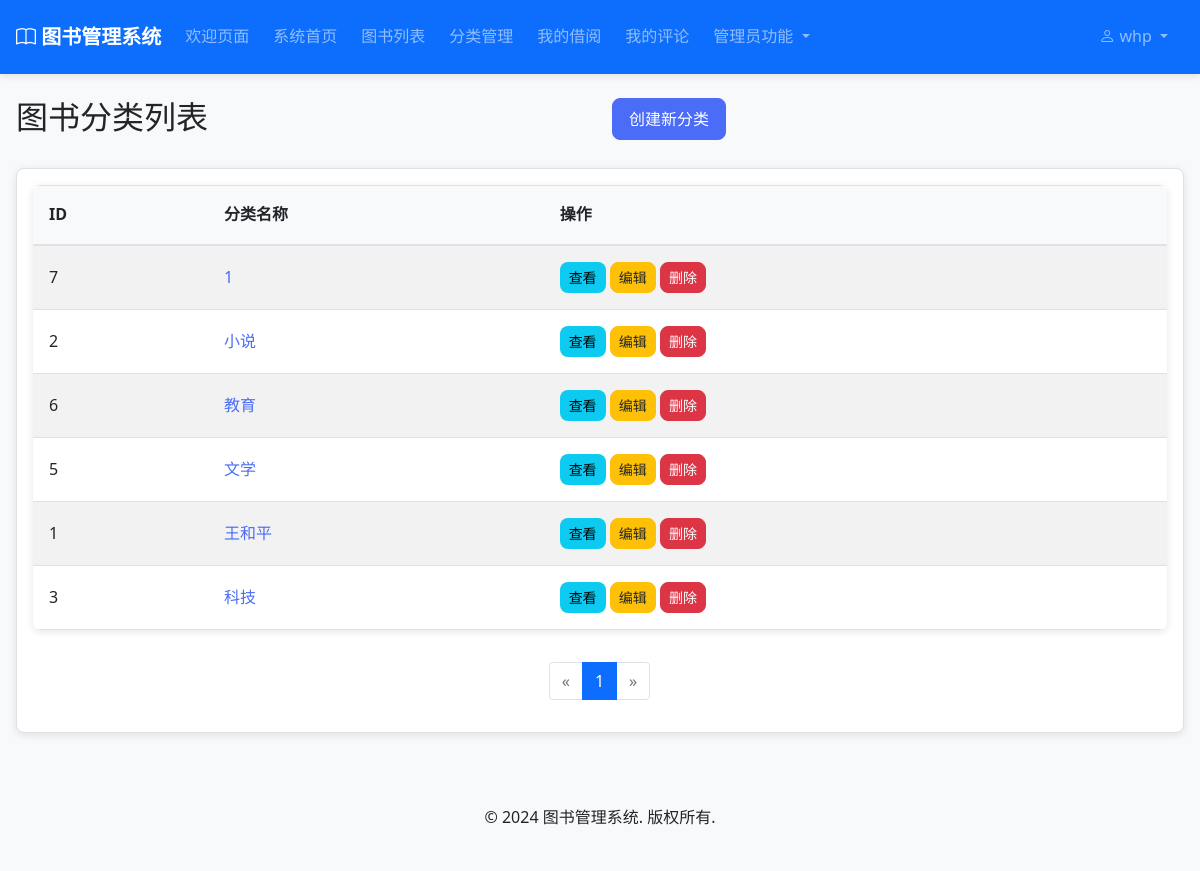
The page /categories/ (signed in) on the database its author committed.
### accounts/models.py (models this page shows, shortened)
class CustomUser(AbstractUser):
    ROLE_CHOICES = [
        ('admin', '管理员'),
        ('user', '普通用户'),
    ]
    role = models.CharField(max_length=10, choices=ROLE_CHOICES, default='user', verbose_name='角色')
    phone = models.CharField(max_length=20, blank=True, null=True, verbose_name='电话')
    address = models.TextField(blank=True, null=True, verbose_name='地址')
    birth_date = models.DateField(blank=True, null=True, verbose_name='出生日期')
    created_at = models.DateTimeField(auto_now_add=True, verbose_name='创建时间')
    updated_at = models.DateTimeField(auto_now=True, verbose_name='更新时间')
    class Meta:
        verbose_name = '用户'
        verbose_name_plural = '用户'
    @property
    def is_admin(self):
        return self.role == 'admin'

### categories/models.py (models this page shows, shortened)
class Category(models.Model):
    name = models.CharField(max_length=100, unique=True, verbose_name='分类名称')
    description = models.TextField(blank=True, null=True, verbose_name='描述')
    created_at = models.DateTimeField(auto_now_add=True, verbose_name='创建时间')
    updated_at = models.DateTimeField(auto_now=True, verbose_name='更新时间')
    class Meta:
        verbose_name = '图书分类'
        verbose_name_plural = '图书分类'

### categories/views.py (the view)
# urls.py: path('', views.category_list, name='category_list'),
@login_required
def category_list(request):
    categories = cache.get_or_set(
        CACHE_KEY_CATEGORY_LIST,
        lambda: list(Category.objects.all().order_by('name')),
        timeout=1800  # 30分钟
    )
    paginator = Paginator(categories, 10)
    page_number = request.GET.get('page')
    page_obj = paginator.get_page(page_number)
    return render(request, 'categories/category_list.html', {'page_obj': page_obj})

### library_management/cache.py (called while the page is built, shortened)
    def _make_key(self, key: Any, namespace: Optional[str] = None) -> str:
        if namespace:
            return f"{namespace}:{str(key)}"
        return str(key)

    def get(self, key: Any, default: Any = None, namespace: Optional[str] = None) -> Any:
        key_str = self._make_key(key, namespace)
        current_time = time.time()
        with self._lock:
            if key_str not in self._cache:
                self._stats['misses'] += 1
                return default

    def set(self, key: Any, value: Any, timeout: Optional[int] = None, namespace: Optional[str] = None) -> None:
        key_str = self._make_key(key, namespace)
        timeout = self.default_timeout if timeout is None else timeout
        expiry = time.time() + timeout
        current_time = time.time()
        with self._lock:
            if key_str not in self._cache and len(self._cache) >= self.max_size:
                self._enforce_lru()
            self._cache[key_str] = (value, expiry, current_time)
            if key_str in self._lru:
                self._lru.move_to_end(key_str)
            else:
                self._lru[key_str] = current_time
            self._stats['sets'] += 1

    def get_or_set(self, key: Any, func: Callable[[], Any], timeout: Optional[int] = None, namespace: Optional[str] = None) -> Any:
        value = self.get(key, namespace=namespace)
        if value is None:
            value = func()
            self.set(key, value, timeout, namespace)
        return value

### templates/categories/category_list.html (shortened to what this page needs)
{% extends 'base.html' %}
{% block content %}
<div class="container mt-4">
    <div class="row mb-4">
        <div class="col-md-6">
            <h2>图书分类列表</h2>
        </div>
        {% if user.is_admin %}
        <div class="col-md-6 text-right">
            <a href="{% url 'categories:category_create' %}" class="btn btn-primary">
                创建新分类
            </a>
        </div>
        {% endif %}
    </div>
    <div class="card">
        <div class="card-body">
            {% if page_obj %}
            <table class="table table-striped table-hover">
                <thead>
                    <tr>
                        <th scope="col">ID</th>
                        <th scope="col">分类名称</th>
                        <th scope="col">操作</th>
                    </tr>
                </thead>
                <tbody>
                    {% for category in page_obj %}
                    <tr>
                        <td>{{ category.id }}</td>
                        <td>
                            <a href="{% url 'categories:category_detail' category.id %}">
                                {{ category.name }}
                            </a>
                        </td>
                        <td>
                            <a href="{% url 'categories:category_detail' category.id %}" class="btn btn-sm btn-info mr-2">查看</a>
                            {% if user.is_admin %}
                            <a href="{% url 'categories:category_update' category.id %}" class="btn btn-sm btn-warning mr-2">编辑</a>
                            <a href="{% url 'categories:category_delete' category.id %}" class="btn btn-sm btn-danger" onclick="return confirm('确定要删除这个分类吗？');">删除</a>
                            {% endif %}
                        </td>
                    </tr>
                    {% endfor %}
                </tbody>
            </table>
            <nav aria-label="Page navigation">
                <ul class="pagination justify-content-center">
                    {% if page_obj.has_previous %}
                    <li class="page-item">
                        <a class="page-link" href="?page={{ page_obj.previous_page_number }}" aria-label="Previous">
                            <span aria-hidden="true">&laquo;</span>
                        </a>
                    </li>
                    {% else %}
                    <li class="page-item disabled">
                        <a class="page-link" href="#" aria-label="Previous">
                            <span aria-hidden="true">&laquo;</span>
                        </a>
                    </li>
                    {% endif %}
                    {% for num in page_obj.paginator.page_range %}
                    {% if page_obj.number == num %}
                    <li class="page-item active">
                        <a class="page-link" href="?page={{ num }}">{{ num }}</a>
                    </li>
                    {% else %}
                    <li class="page-item">
                        <a class="page-link" href="?page={{ num }}">{{ num }}</a>
                    </li>
                    {% endif %}
                    {% endfor %}
                    {% if page_obj.has_next %}
                    <li class="page-item">
                        <a class="page-link" href="?page={{ page_obj.next_page_number }}" aria-label="Next">
                            <span aria-hidden="true">&raquo;</span>
                        </a>
                    </li>
                    {% else %}
                    <li class="page-item disabled">
                        <a class="page-link" href="#" aria-label="Next">
                            <span aria-hidden="true">&raquo;</span>
                        </a>
                    </li>
                    {% endif %}
                </ul>
            </nav>
            {% else %}
            <div class="alert alert-info" role="alert">
                暂无分类数据
            </div>
            {% endif %}
        </div>
    </div>
</div>
{% endblock %}

### templates/base.html (shortened to what this page needs)
<!DOCTYPE html>
<html lang="zh-hans">
<head>
    <link href="https://cdn.jsdelivr.net/npm/bootstrap@5.1.3/dist/css/bootstrap.min.css"
          rel="stylesheet"
>
    <link href="https://cdn.jsdelivr.net/npm/bootstrap-icons@1.7.2/font/bootstrap-icons.min.css" rel="stylesheet">
    {% load static %}
    <link rel="stylesheet" href="{% static 'css/style.css' %}?v=1.0">
</head>
<body class="d-flex flex-column min-vh-100">
    <nav class="navbar navbar-expand-lg navbar-dark bg-primary">
        <div class="container">
            <a class="navbar-brand" href="{% url 'welcome' %}">
                <i class="bi bi-book"></i> 图书管理系统
            </a>
            <div class="collapse navbar-collapse" id="navbarNav">
                <ul class="navbar-nav">
                    <li class="nav-item active">
                        <a class="nav-link" href="{% url 'welcome' %}">欢迎页面</a>
                    </li>
                    {% if user.is_authenticated %}
                    <li class="nav-item">
                        <a class="nav-link" href="{% url 'home' %}">系统首页</a>
                    </li>
                    {% endif %}
                    <li class="nav-item">
                        <a class="nav-link" href="{% url 'books:book_list' %}">图书列表</a>
                    </li>
                    <li class="nav-item">
                        <a class="nav-link" href="{% url 'categories:category_list' %}">分类管理</a>
                    </li>
                    {% if user.is_authenticated %}
                    <li class="nav-item">
                        <a class="nav-link" href="{% url 'borrowing:my_records' %}">我的借阅</a>
                    </li>
                    <li class="nav-item">
                        <a class="nav-link" href="{% url 'reviews:my_reviews' %}">我的评论</a>
                    </li>
                    {% endif %}
                    {% if user.is_admin %}
                    <li class="nav-item dropdown">
                        <a class="nav-link dropdown-toggle" href="#" id="adminDropdown" role="button" data-bs-toggle="dropdown" aria-expanded="false">
                            管理员功能
                        </a>
                    </li>
                    {% endif %}
                </ul>
                <ul class="navbar-nav ms-auto">
                    {% if user.is_authenticated %}
                    <li class="nav-item dropdown">
                        <a class="nav-link dropdown-toggle" href="#" id="userDropdown" role="button" data-bs-toggle="dropdown" aria-expanded="false">
                            <i class="bi bi-person"></i> {{ user.username }}
                        </a>
                    </li>
                    {% endif %}
                </ul>
            </div>
        </div>
    </nav>
    <main class="flex-grow-1">
        {% block content %}
        {% endblock %}
    </main>
    <footer class="bg-light mt-5 py-4">
        <div class="container text-center">
            <p>&copy; 2024 图书管理系统. 版权所有.</p>
        </div>
    </footer>
</body>
</html>

### static/css/style.css (style rules this page uses)
:root { --primary-color: #4a6cf7; --primary-hover: #3a56e0; --secondary-color: #6c757d; --success-color: #28a745; --danger-color: #dc3545; --warning-color: #ffc107; --info-color: #17a2b8; --bg-light: #f8f9fa; --bg-white: #ffffff; --text-dark: #212529; --text-muted: #6c757d; --text-light: #ffffff; --border-color: #dee2e6; --border-radius: 8px; --box-shadow: 0 2px 8px rgba(0, 0, 0, 0.1); --box-shadow-hover: 0 8px 20px rgba(0, 0, 0, 0.15); --spacing-xs: 0.25rem; --spacing-sm: 0.5rem; --spacing-md: 1rem; --spacing-lg: 1.5rem; --spacing-xl: 2rem; --spacing-xxl: 3rem; --font-size-xs: 0.75rem; --font-size-sm: 0.875rem; --font-size-md: 1rem; --font-size-lg: 1.125rem; --font-size-xl: 1.25rem; --font-size-xxl: 1.5rem; --font-size-xxxl: 2.5rem; --transition-fast: 0.2s; --transition-normal: 0.3s; --transition-slow: 0.5s; }
* { margin: 0; padding: 0; box-sizing: border-box; }
body { font-family: 'Segoe UI', Roboto, 'Helvetica Neue', Arial, sans-serif; font-size: var(--font-size-md); line-height: 1.6; color: var(--text-dark); background-color: var(--bg-light); }
a { color: var(--primary-color); text-decoration: none; transition: color var(--transition-fast) ease; }
.container { max-width: 1200px; margin: 0 auto; padding: 0 var(--spacing-md); }
.navbar { background-color: var(--bg-white); box-shadow: var(--box-shadow); padding: var(--spacing-md) 0; position: sticky; top: 0; z-index: 1000; transition: background-color var(--transition-normal) ease; }
.navbar-brand { font-size: var(--font-size-xl); font-weight: 700; color: var(--primary-color); transition: color var(--transition-fast) ease; }
.navbar-nav .nav-link { color: var(--text-dark); font-weight: 500; padding: var(--spacing-sm) var(--spacing-md); margin-right: var(--spacing-sm); border-radius: var(--border-radius); transition: all var(--transition-fast) ease; }
.btn { display: inline-block; font-weight: 500; text-align: center; vertical-align: middle; cursor: pointer; border: 1px solid transparent; padding: 0.5rem 1rem; font-size: var(--font-size-md); line-height: 1.5; border-radius: var(--border-radius); transition: all var(--transition-fast) ease; text-decoration: none; }
.btn-primary { background-color: var(--primary-color); border-color: var(--primary-color); color: var(--text-light); }
.btn-danger { background-color: var(--danger-color); border-color: var(--danger-color); color: var(--text-light); }
.btn-warning { background-color: var(--warning-color); border-color: var(--warning-color); color: var(--text-dark); }
.btn-sm { padding: 0.25rem 0.5rem; font-size: var(--font-size-sm); }
.card { background-color: var(--bg-white); border: 1px solid var(--border-color); border-radius: var(--border-radius); box-shadow: var(--box-shadow); overflow: hidden; transition: all var(--transition-normal) ease; }
.card-body { padding: var(--spacing-md); }
.table { width: 100%; margin-bottom: var(--spacing-lg); color: var(--text-dark); background-color: var(--bg-white); border-radius: var(--border-radius); overflow: hidden; box-shadow: var(--box-shadow); }
.table th, .table td { padding: var(--spacing-md); vertical-align: middle; border-top: 1px solid var(--border-color); }
.table th { background-color: var(--bg-light); font-weight: 600; text-align: left; }
.table tbody tr { transition: background-color var(--transition-fast) ease; }
.table thead th { vertical-align: bottom; border-bottom: 2px solid var(--border-color); }
.pagination { display: flex; justify-content: center; margin-top: var(--spacing-xl); padding-left: 0; list-style: none; border-radius: var(--border-radius); }
.pagination li a { position: relative; display: block; padding: 0.5rem 0.75rem; margin-left: -1px; line-height: 1.25; color: var(--primary-color); background-color: var(--bg-white); border: 1px solid var(--border-color); transition: all var(--transition-fast) ease; }
.pagination li.active a { z-index: 1; color: var(--text-light); background-color: var(--primary-color); border-color: var(--primary-color); }

### rows shown on the page
CustomUser: username "whp"
Category: id "7", name "1"
Category: id "2", name "小说"
Category: id "6", name "教育"
Category: id "5", name "文学"
Category: id "1", name "王和平"
Category: id "3", name "科技"

### other values the page prints
{{ num }} "1"
